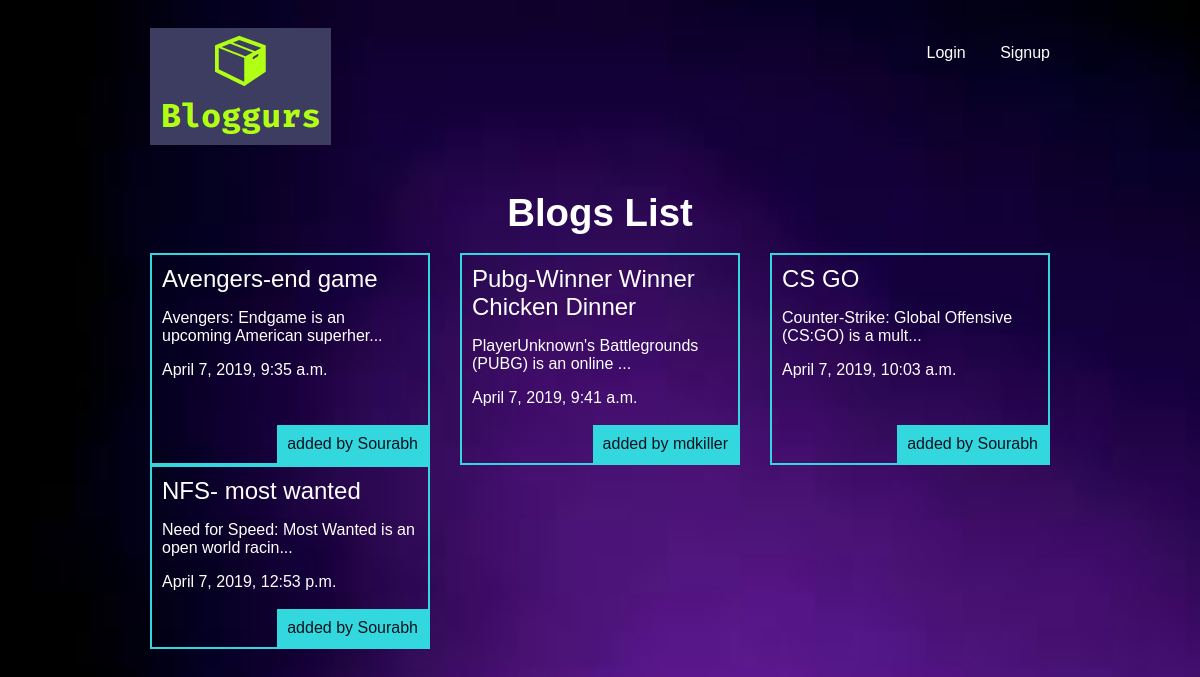
The app's page /articles/ with its own data.
### articles/models.py (models this page shows, shortened)
class Article(models.Model):
    title = models.CharField(max_length=100)
    slug = models.SlugField()
    body = models.TextField()
    date = models.DateTimeField(auto_now_add=True)
    thumb = models.ImageField(default='default.png', blank=True)
    author = models.ForeignKey(User,default=None)
    def snippet(self):
        return self.body[:50] + '...'

### articles/views.py (the view)
def article_list(request):
    articles = Article.objects.all().order_by('date');
    return render(request, 'articles/article_list.html', { 'articles': articles })

### articles/templates/articles/article_list.html
{% extends 'base_layout.html' %}
{% block content%}
<br>
    <h1><strong>Blogs List</strong></h1>
    <br>
    <div class="articles">
    {% for article in articles %}
        <div class="article">
            <h2><a href="{% url 'articles:detail' slug=article.slug %}">{{ article.title }}</a></h2>
            <p>{{ article.snippet }}</p>
            <p>{{ article.date }}</p>
            <p class="author">added by {{article.author.username}}</p>
        </div>
    {% endfor %}
    </div>
{% endblock %}

### templates/base_layout.html (shortened to what this page needs)
{% load static from staticfiles %}
<!DOCTYPE html>
<html>
    <head>
        <link rel="stylesheet" href="{% static 'styles.css' %}">
    </head>
    <body>
        <header class="wrapper">
            <h1><a href="{% url 'articles:list' %}"><img src="{% static 'logo.jpg' %}" alt="djangonautic" /></a></h1>
            <nav>
                <ul>
                  {% if user.is_authenticated %}
                    <li>
                        <form class="logout-link" action="{% url 'accounts:logout' %}" method="post">
                            {% csrf_token %}
                            <button type="submit">Logout</button>
                        </form>
                    </li>
                    <li><a href="{% url 'articles:create' %}" class="highlight">New Blog</a></li>
                    {% else %}
                    <li><a href="{% url 'accounts:login' %}">Login</a></li>
                    <li><a href="{% url 'accounts:signup' %}">Signup</a></li>
                    {% endif %}
                </ul>
            </nav>
        </header>
        <div class="wrapper">
            {% block content %}
            {% endblock %}
        </div>
    </body>
</html>

### assets/styles.css (style rules this page uses)
body { background-color: #0f121f; background-image: url(/static/img.jpeg); background-repeat: no-repeat; color: #fff; background-size: cover; }
body * { font-family: sans-serif; }
h1, h2, h3, h4, h5 { font-weight: normal; margin: 0; }
a, a:hover, a:visited { color: #fff; text-decoration: none; }
.wrapper { max-width: 900px; margin: auto; }
div.wrapper h1 { text-align: center; margin: auto auto; font-size: 2.4em; }
header { display: grid; grid-template-columns: 1fr 1fr; padding: 20px 0; }
nav { justify-self: end; }
nav li { display: inline-block; margin-left:30px; }
.articles { display:grid; grid-template-columns: 1fr 1fr 1fr; grid-column-gap: 30px; }
.article { padding:10px; border: 2px solid #33D8DF; position:relative; padding-bottom: 40px; }
.article h2 { font-size:1.5em; }
.article .author { padding: 10px; background: #33D8DF; position: absolute; right: 0; bottom: 0; margin: 0; color: #0f121f; }

### records on screen
Article: title "Avengers-end game", snippet "Avengers: Endgame is an upcoming American superher...", date "April 7, 2019, 9:35 a.m.", author.username "Sourabh"
Article: title "Pubg-Winner Winner Chicken Dinner", snippet "PlayerUnknown's Battlegrounds (PUBG) is an online ...", date "April 7, 2019, 9:41 a.m.", author.username "mdkiller"
Article: title "CS GO", snippet "Counter-Strike: Global Offensive (CS:GO) is a mult...", date "April 7, 2019, 10:03 a.m.", author.username "Sourabh"
Article: title "NFS- most wanted", snippet "Need for Speed: Most Wanted is an open world racin...", date "April 7, 2019, 12:53 p.m.", author.username "Sourabh"
